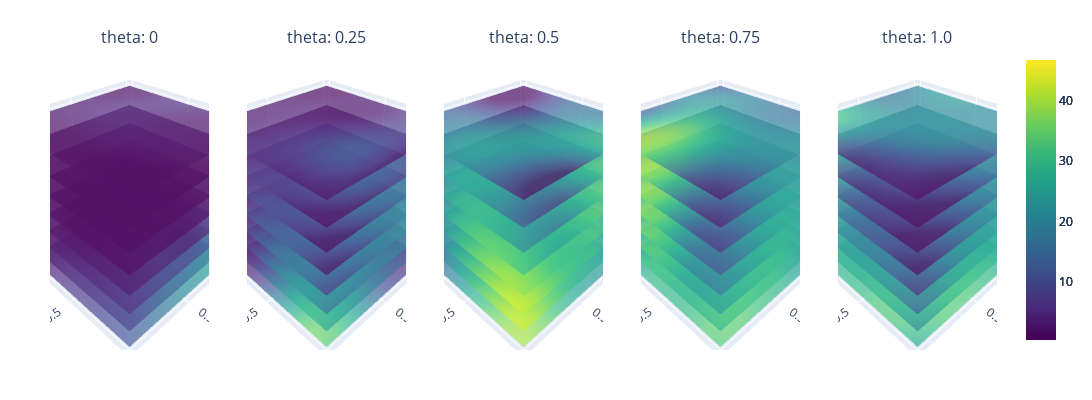

Notebook code for this chart:
### Code cell
# 1. Define the bounds for the GP model
dtype = torch.float32
original_bounds = torch.tensor([[x_all[:,0].min(), x_all[:,1].min(), x_all[:,2].min(), x_all[:,3].min()], [x_all[:,0].max(), x_all[:,1].max(), x_all[:,2].max(), x_all[:,3].max()]])
nx_all = normalize(x_all, bounds=original_bounds)
# 2. Create the GP model
gp_model = GaussianProcessModel(x_train = nx_all, y_train = y_all, yvar_train=yvar_all, bounds=original_bounds)

# 3. Define your slicing combination
variable_combinations = [('n', 'r', 't')]#('theta', 'r', 't'), ('n', 't', 'theta')

# 4. Instantiate the plotting utility
plotter = Plotting(gp_model, variable_combinations)

# 5. Define min/max range for colorbar
minmax = [torch.min(y_all), torch.max(y_all)]

# 6. Plot!
plotter.sliced_plotting(variable_combinations[0], minmax)

### Figure 1 — Plotly figure (JSON) as saved in the notebook; plotly's stock layout.template omitted (floating-point values rounded to 4 significant figures; data arrays with more than 128 entries replaced by an {"elided": "..."} marker saying what was removed)
{"data": [{"cmax": 46.71, "cmin": 0.4332, "colorscale": [[0, "#440154"], [0.1111, "#482878"], [0.2222, "#3e4989"], [0.3333, "#31688e"], [0.4444, "#26828e"], [0.5556, "#1f9e89"], [0.6667, "#35b779"], [0.7778, "#6ece58"], [0.8889, "#b5de2b"], [1, "#fde725"]], "opacity": 0.7, "scene": "scene", "showscale": true, "surfacecolor": {"elided": "20x20 float values"}, "type": "surface", "x": {"elided": "20x20 float values"}, "y": {"elided": "20x20 float values"}, "z": {"elided": "20x20 float values"}}, {"cmax": 46.71, "cmin": 0.4332, "colorscale": [[0, "#440154"], [0.1111, "#482878"], [0.2222, "#3e4989"], [0.3333, "#31688e"], [0.4444, "#26828e"], [0.5556, "#1f9e89"], [0.6667, "#35b779"], [0.7778, "#6ece58"], [0.8889, "#b5de2b"], [1, "#fde725"]], "opacity": 0.7, "scene": "scene2", "showscale": true, "surfacecolor": {"elided": "20x20 float values"}, "type": "surface", "x": {"elided": "20x20 float values"}, "y": {"elided": "20x20 float values"}, "z": {"elided": "20x20 float values"}}, {"cmax": 46.71, "cmin": 0.4332, "colorscale": [[0, "#440154"], [0.1111, "#482878"], [0.2222, "#3e4989"], [0.3333, "#31688e"], [0.4444, "#26828e"], [0.5556, "#1f9e89"], [0.6667, "#35b779"], [0.7778, "#6ece58"], [0.8889, "#b5de2b"], [1, "#fde725"]], "opacity": 0.7, "scene": "scene3", "showscale": true, "surfacecolor": {"elided": "20x20 float values"}, "type": "surface", "x": {"elided": "20x20 float values"}, "y": {"elided": "20x20 float values"}, "z": {"elided": "20x20 float values"}}, {"cmax": 46.71, "cmin": 0.4332, "colorscale": [[0, "#440154"], [0.1111, "#482878"], [0.2222, "#3e4989"], [0.3333, "#31688e"], [0.4444, "#26828e"], [0.5556, "#1f9e89"], [0.6667, "#35b779"], [0.7778, "#6ece58"], [0.8889, "#b5de2b"], [1, "#fde725"]], "opacity": 0.7, "scene": "scene4", "showscale": true, "surfacecolor": {"elided": "20x20 float values"}, "type": "surface", "x": {"elided": "20x20 float values"}, "y": {"elided": "20x20 float values"}, "z": {"elided": "20x20 float values"}}, {"cmax": 46.71, "cmin": 0.4332, "colorscale": [[0, "#440154"], [0.1111, "#482878"], [0.2222, "#3e4989"], [0.3333, "#31688e"], [0.4444, "#26828e"], [0.5556, "#1f9e89"], [0.6667, "#35b779"], [0.7778, "#6ece58"], [0.8889, "#b5de2b"], [1, "#fde725"]], "opacity": 0.7, "scene": "scene5", "showscale": true, "surfacecolor": {"elided": "20x20 float values"}, "type": "surface", "x": {"elided": "20x20 float values"}, "y": {"elided": "20x20 float values"}, "z": {"elided": "20x20 float values"}}, {"cmax": 46.71, "cmin": 0.4332, "colorscale": [[0, "#440154"], [0.1111, "#482878"], [0.2222, "#3e4989"], [0.3333, "#31688e"], [0.4444, "#26828e"], [0.5556, "#1f9e89"], [0.6667, "#35b779"], [0.7778, "#6ece58"], [0.8889, "#b5de2b"], [1, "#fde725"]], "opacity": 0.7, "scene": "scene", "showscale": false, "surfacecolor": {"elided": "20x20 float values"}, "type": "surface", "x": {"elided": "20x20 float values"}, "y": {"elided": "20x20 float values"}, "z": {"elided": "20x20 float values"}}, {"cmax": 46.71, "cmin": 0.4332, "colorscale": [[0, "#440154"], [0.1111, "#482878"], [0.2222, "#3e4989"], [0.3333, "#31688e"], [0.4444, "#26828e"], [0.5556, "#1f9e89"], [0.6667, "#35b779"], [0.7778, "#6ece58"], [0.8889, "#b5de2b"], [1, "#fde725"]], "opacity": 0.7, "scene": "scene2", "showscale": false, "surfacecolor": {"elided": "20x20 float values"}, "type": "surface", "x": {"elided": "20x20 float values"}, "y": {"elided": "20x20 float values"}, "z": {"elided": "20x20 float values"}}, {"cmax": 46.71, "cmin": 0.4332, "colorscale": [[0, "#440154"], [0.1111, "#482878"], [0.2222, "#3e4989"], [0.3333, "#31688e"], [0.4444, "#26828e"], [0.5556, "#1f9e89"], [0.6667, "#35b779"], [0.7778, "#6ece58"], [0.8889, "#b5de2b"], [1, "#fde725"]], "opacity": 0.7, "scene": "scene3", "showscale": false, "surfacecolor": {"elided": "20x20 float values"}, "type": "surface", "x": {"elided": "20x20 float values"}, "y": {"elided": "20x20 float values"}, "z": {"elided": "20x20 float values"}}, {"cmax": 46.71, "cmin": 0.4332, "colorscale": [[0, "#440154"], [0.1111, "#482878"], [0.2222, "#3e4989"], [0.3333, "#31688e"], [0.4444, "#26828e"], [0.5556, "#1f9e89"], [0.6667, "#35b779"], [0.7778, "#6ece58"], [0.8889, "#b5de2b"], [1, "#fde725"]], "opacity": 0.7, "scene": "scene4", "showscale": false, "surfacecolor": {"elided": "20x20 float values"}, "type": "surface", "x": {"elided": "20x20 float values"}, "y": {"elided": "20x20 float values"}, "z": {"elided": "20x20 float values"}}, {"cmax": 46.71, "cmin": 0.4332, "colorscale": [[0, "#440154"], [0.1111, "#482878"], [0.2222, "#3e4989"], [0.3333, "#31688e"], [0.4444, "#26828e"], [0.5556, "#1f9e89"], [0.6667, "#35b779"], [0.7778, "#6ece58"], [0.8889, "#b5de2b"], [1, "#fde725"]], "opacity": 0.7, "scene": "scene5", "showscale": false, "surfacecolor": {"elided": "20x20 float values"}, "type": "surface", "x": {"elided": "20x20 float values"}, "y": {"elided": "20x20 float values"}, "z": {"elided": "20x20 float values"}}, {"cmax": 46.71, "cmin": 0.4332, "colorscale": [[0, "#440154"], [0.1111, "#482878"], [0.2222, "#3e4989"], [0.3333, "#31688e"], [0.4444, "#26828e"], [0.5556, "#1f9e89"], [0.6667, "#35b779"], [0.7778, "#6ece58"], [0.8889, "#b5de2b"], [1, "#fde725"]], "opacity": 0.7, "scene": "scene", "showscale": false, "surfacecolor": {"elided": "20x20 float values"}, "type": "surface", "x": {"elided": "20x20 float values"}, "y": {"elided": "20x20 float values"}, "z": {"elided": "20x20 float values"}}, {"cmax": 46.71, "cmin": 0.4332, "colorscale": [[0, "#440154"], [0.1111, "#482878"], [0.2222, "#3e4989"], [0.3333, "#31688e"], [0.4444, "#26828e"], [0.5556, "#1f9e89"], [0.6667, "#35b779"], [0.7778, "#6ece58"], [0.8889, "#b5de2b"], [1, "#fde725"]], "opacity": 0.7, "scene": "scene2", "showscale": false, "surfacecolor": {"elided": "20x20 float values"}, "type": "surface", "x": {"elided": "20x20 float values"}, "y": {"elided": "20x20 float values"}, "z": {"elided": "20x20 float values"}}, {"cmax": 46.71, "cmin": 0.4332, "colorscale": [[0, "#440154"], [0.1111, "#482878"], [0.2222, "#3e4989"], [0.3333, "#31688e"], [0.4444, "#26828e"], [0.5556, "#1f9e89"], [0.6667, "#35b779"], [0.7778, "#6ece58"], [0.8889, "#b5de2b"], [1, "#fde725"]], "opacity": 0.7, "scene": "scene3", "showscale": false, "surfacecolor": {"elided": "20x20 float values"}, "type": "surface", "x": {"elided": "20x20 float values"}, "y": {"elided": "20x20 float values"}, "z": {"elided": "20x20 float values"}}, {"cmax": 46.71, "cmin": 0.4332, "colorscale": [[0, "#440154"], [0.1111, "#482878"], [0.2222, "#3e4989"], [0.3333, "#31688e"], [0.4444, "#26828e"], [0.5556, "#1f9e89"], [0.6667, "#35b779"], [0.7778, "#6ece58"], [0.8889, "#b5de2b"], [1, "#fde725"]], "opacity": 0.7, "scene": "scene4", "showscale": false, "surfacecolor": {"elided": "20x20 float values"}, "type": "surface", "x": {"elided": "20x20 float values"}, "y": {"elided": "20x20 float values"}, "z": {"elided": "20x20 float values"}}, {"cmax": 46.71, "cmin": 0.4332, "colorscale": [[0, "#440154"], [0.1111, "#482878"], [0.2222, "#3e4989"], [0.3333, "#31688e"], [0.4444, "#26828e"], [0.5556, "#1f9e89"], [0.6667, "#35b779"], [0.7778, "#6ece58"], [0.8889, "#b5de2b"], [1, "#fde725"]], "opacity": 0.7, "scene": "scene5", "showscale": false, "surfacecolor": {"elided": "20x20 float values"}, "type": "surface", "x": {"elided": "20x20 float values"}, "y": {"elided": "20x20 float values"}, "z": {"elided": "20x20 float values"}}, {"cmax": 46.71, "cmin": 0.4332, "colorscale": [[0, "#440154"], [0.1111, "#482878"], [0.2222, "#3e4989"], [0.3333, "#31688e"], [0.4444, "#26828e"], [0.5556, "#1f9e89"], [0.6667, "#35b779"], [0.7778, "#6ece58"], [0.8889, "#b5de2b"], [1, "#fde725"]], "opacity": 0.7, "scene": "scene", "showscale": false, "surfacecolor": {"elided": "20x20 float values"}, "type": "surface", "x": {"elided": "20x20 float values"}, "y": {"elided": "20x20 float values"}, "z": {"elided": "20x20 float values"}}, {"cmax": 46.71, "cmin": 0.4332, "colorscale": [[0, "#440154"], [0.1111, "#482878"], [0.2222, "#3e4989"], [0.3333, "#31688e"], [0.4444, "#26828e"], [0.5556, "#1f9e89"], [0.6667, "#35b779"], [0.7778, "#6ece58"], [0.8889, "#b5de2b"], [1, "#fde725"]], "opacity": 0.7, "scene": "scene2", "showscale": false, "surfacecolor": {"elided": "20x20 float values"}, "type": "surface", "x": {"elided": "20x20 float values"}, "y": {"elided": "20x20 float values"}, "z": {"elided": "20x20 float values"}}, {"cmax": 46.71, "cmin": 0.4332, "colorscale": [[0, "#440154"], [0.1111, "#482878"], [0.2222, "#3e4989"], [0.3333, "#31688e"], [0.4444, "#26828e"], [0.5556, "#1f9e89"], [0.6667, "#35b779"], [0.7778, "#6ece58"], [0.8889, "#b5de2b"], [1, "#fde725"]], "opacity": 0.7, "scene": "scene3", "showscale": false, "surfacecolor": {"elided": "20x20 float values"}, "type": "surface", "x": {"elided": "20x20 float values"}, "y": {"elided": "20x20 float values"}, "z": {"elided": "20x20 float values"}}, {"cmax": 46.71, "cmin": 0.4332, "colorscale": [[0, "#440154"], [0.1111, "#482878"], [0.2222, "#3e4989"], [0.3333, "#31688e"], [0.4444, "#26828e"], [0.5556, "#1f9e89"], [0.6667, "#35b779"], [0.7778, "#6ece58"], [0.8889, "#b5de2b"], [1, "#fde725"]], "opacity": 0.7, "scene": "scene4", "showscale": false, "surfacecolor": {"elided": "20x20 float values"}, "type": "surface", "x": {"elided": "20x20 float values"}, "y": {"elided": "20x20 float values"}, "z": {"elided": "20x20 float values"}}, {"cmax": 46.71, "cmin": 0.4332, "colorscale": [[0, "#440154"], [0.1111, "#482878"], [0.2222, "#3e4989"], [0.3333, "#31688e"], [0.4444, "#26828e"], [0.5556, "#1f9e89"], [0.6667, "#35b779"], [0.7778, "#6ece58"], [0.8889, "#b5de2b"], [1, "#fde725"]], "opacity": 0.7, "scene": "scene5", "showscale": false, "surfacecolor": {"elided": "20x20 float values"}, "type": "surface", "x": {"elided": "20x20 float values"}, "y": {"elided": "20x20 float values"}, "z": {"elided": "20x20 float values"}}, {"cmax": 46.71, "cmin": 0.4332, "colorscale": [[0, "#440154"], [0.1111, "#482878"], [0.2222, "#3e4989"], [0.3333, "#31688e"], [0.4444, "#26828e"], [0.5556, "#1f9e89"], [0.6667, "#35b779"], [0.7778, "#6ece58"], [0.8889, "#b5de2b"], [1, "#fde725"]], "opacity": 0.7, "scene": "scene", "showscale": false, "surfacecolor": {"elided": "20x20 float values"}, "type": "surface", "x": {"elided": "20x20 float values"}, "y": {"elided": "20x20 float values"}, "z": {"elided": "20x20 float values"}}, {"cmax": 46.71, "cmin": 0.4332, "colorscale": [[0, "#440154"], [0.1111, "#482878"], [0.2222, "#3e4989"], [0.3333, "#31688e"], [0.4444, "#26828e"], [0.5556, "#1f9e89"], [0.6667, "#35b779"], [0.7778, "#6ece58"], [0.8889, "#b5de2b"], [1, "#fde725"]], "opacity": 0.7, "scene": "scene2", "showscale": false, "surfacecolor": {"elided": "20x20 float values"}, "type": "surface", "x": {"elided": "20x20 float values"}, "y": {"elided": "20x20 float values"}, "z": {"elided": "20x20 float values"}}, {"cmax": 46.71, "cmin": 0.4332, "colorscale": [[0, "#440154"], [0.1111, "#482878"], [0.2222, "#3e4989"], [0.3333, "#31688e"], [0.4444, "#26828e"], [0.5556, "#1f9e89"], [0.6667, "#35b779"], [0.7778, "#6ece58"], [0.8889, "#b5de2b"], [1, "#fde725"]], "opacity": 0.7, "scene": "scene3", "showscale": false, "surfacecolor": {"elided": "20x20 float values"}, "type": "surface", "x": {"elided": "20x20 float values"}, "y": {"elided": "20x20 float values"}, "z": {"elided": "20x20 float values"}}, {"cmax": 46.71, "cmin": 0.4332, "colorscale": [[0, "#440154"], [0.1111, "#482878"], [0.2222, "#3e4989"], [0.3333, "#31688e"], [0.4444, "#26828e"], [0.5556, "#1f9e89"], [0.6667, "#35b779"], [0.7778, "#6ece58"], [0.8889, "#b5de2b"], [1, "#fde725"]], "opacity": 0.7, "scene": "scene4", "showscale": false, "surfacecolor": {"elided": "20x20 float values"}, "type": "surface", "x": {"elided": "20x20 float values"}, "y": {"elided": "20x20 float values"}, "z": {"elided": "20x20 float values"}}, {"cmax": 46.71, "cmin": 0.4332, "colorscale": [[0, "#440154"], [0.1111, "#482878"], [0.2222, "#3e4989"], [0.3333, "#31688e"], [0.4444, "#26828e"], [0.5556, "#1f9e89"], [0.6667, "#35b779"], [0.7778, "#6ece58"], [0.8889, "#b5de2b"], [1, "#fde725"]], "opacity": 0.7, "scene": "scene5", "showscale": false, "surfacecolor": {"elided": "20x20 float values"}, "type": "surface", "x": {"elided": "20x20 float values"}, "y": {"elided": "20x20 float values"}, "z": {"elided": "20x20 float values"}}, {"cmax": 46.71, "cmin": 0.4332, "colorscale": [[0, "#440154"], [0.1111, "#482878"], [0.2222, "#3e4989"], [0.3333, "#31688e"], [0.4444, "#26828e"], [0.5556, "#1f9e89"], [0.6667, "#35b779"], [0.7778, "#6ece58"], [0.8889, "#b5de2b"], [1, "#fde725"]], "opacity": 0.7, "scene": "scene", "showscale": false, "surfacecolor": {"elided": "20x20 float values"}, "type": "surface", "x": {"elided": "20x20 float values"}, "y": {"elided": "20x20 float values"}, "z": {"elided": "20x20 float values"}}, {"cmax": 46.71, "cmin": 0.4332, "colorscale": [[0, "#440154"], [0.1111, "#482878"], [0.2222, "#3e4989"], [0.3333, "#31688e"], [0.4444, "#26828e"], [0.5556, "#1f9e89"], [0.6667, "#35b779"], [0.7778, "#6ece58"], [0.8889, "#b5de2b"], [1, "#fde725"]], "opacity": 0.7, "scene": "scene2", "showscale": false, "surfacecolor": {"elided": "20x20 float values"}, "type": "surface", "x": {"elided": "20x20 float values"}, "y": {"elided": "20x20 float values"}, "z": {"elided": "20x20 float values"}}, {"cmax": 46.71, "cmin": 0.4332, "colorscale": [[0, "#440154"], [0.1111, "#482878"], [0.2222, "#3e4989"], [0.3333, "#31688e"], [0.4444, "#26828e"], [0.5556, "#1f9e89"], [0.6667, "#35b779"], [0.7778, "#6ece58"], [0.8889, "#b5de2b"], [1, "#fde725"]], "opacity": 0.7, "scene": "scene3", "showscale": false, "surfacecolor": {"elided": "20x20 float values"}, "type": "surface", "x": {"elided": "20x20 float values"}, "y": {"elided": "20x20 float values"}, "z": {"elided": "20x20 float values"}}, {"cmax": 46.71, "cmin": 0.4332, "colorscale": [[0, "#440154"], [0.1111, "#482878"], [0.2222, "#3e4989"], [0.3333, "#31688e"], [0.4444, "#26828e"], [0.5556, "#1f9e89"], [0.6667, "#35b779"], [0.7778, "#6ece58"], [0.8889, "#b5de2b"], [1, "#fde725"]], "opacity": 0.7, "scene": "scene4", "showscale": false, "surfacecolor": {"elided": "20x20 float values"}, "type": "surface", "x": {"elided": "20x20 float values"}, "y": {"elided": "20x20 float values"}, "z": {"elided": "20x20 float values"}}, {"cmax": 46.71, "cmin": 0.4332, "colorscale": [[0, "#440154"], [0.1111, "#482878"], [0.2222, "#3e4989"], [0.3333, "#31688e"], [0.4444, "#26828e"], [0.5556, "#1f9e89"], [0.6667, "#35b779"], [0.7778, "#6ece58"], [0.8889, "#b5de2b"], [1, "#fde725"]], "opacity": 0.7, "scene": "scene5", "showscale": false, "surfacecolor": {"elided": "20x20 float values"}, "type": "surface", "x": {"elided": "20x20 float values"}, "y": {"elided": "20x20 float values"}, "z": {"elided": "20x20 float values"}}, {"cmax": 46.71, "cmin": 0.4332, "colorscale": [[0, "#440154"], [0.1111, "#482878"], [0.2222, "#3e4989"], [0.3333, "#31688e"], [0.4444, "#26828e"], [0.5556, "#1f9e89"], [0.6667, "#35b779"], [0.7778, "#6ece58"], [0.8889, "#b5de2b"], [1, "#fde725"]], "opacity": 0.7, "scene": "scene", "showscale": false, "surfacecolor": {"elided": "20x20 float values"}, "type": "surface", "x": {"elided": "20x20 float values"}, "y": {"elided": "20x20 float values"}, "z": {"elided": "20x20 float values"}}, {"cmax": 46.71, "cmin": 0.4332, "colorscale": [[0, "#440154"], [0.1111, "#482878"], [0.2222, "#3e4989"], [0.3333, "#31688e"], [0.4444, "#26828e"], [0.5556, "#1f9e89"], [0.6667, "#35b779"], [0.7778, "#6ece58"], [0.8889, "#b5de2b"], [1, "#fde725"]], "opacity": 0.7, "scene": "scene2", "showscale": false, "surfacecolor": {"elided": "20x20 float values"}, "type": "surface", "x": {"elided": "20x20 float values"}, "y": {"elided": "20x20 float values"}, "z": {"elided": "20x20 float values"}}, {"cmax": 46.71, "cmin": 0.4332, "colorscale": [[0, "#440154"], [0.1111, "#482878"], [0.2222, "#3e4989"], [0.3333, "#31688e"], [0.4444, "#26828e"], [0.5556, "#1f9e89"], [0.6667, "#35b779"], [0.7778, "#6ece58"], [0.8889, "#b5de2b"], [1, "#fde725"]], "opacity": 0.7, "scene": "scene3", "showscale": false, "surfacecolor": {"elided": "20x20 float values"}, "type": "surface", "x": {"elided": "20x20 float values"}, "y": {"elided": "20x20 float values"}, "z": {"elided": "20x20 float values"}}, {"cmax": 46.71, "cmin": 0.4332, "colorscale": [[0, "#440154"], [0.1111, "#482878"], [0.2222, "#3e4989"], [0.3333, "#31688e"], [0.4444, "#26828e"], [0.5556, "#1f9e89"], [0.6667, "#35b779"], [0.7778, "#6ece58"], [0.8889, "#b5de2b"], [1, "#fde725"]], "opacity": 0.7, "scene": "scene4", "showscale": false, "surfacecolor": {"elided": "20x20 float values"}, "type": "surface", "x": {"elided": "20x20 float values"}, "y": {"elided": "20x20 float values"}, "z": {"elided": "20x20 float values"}}, {"cmax": 46.71, "cmin": 0.4332, "colorscale": [[0, "#440154"], [0.1111, "#482878"], [0.2222, "#3e4989"], [0.3333, "#31688e"], [0.4444, "#26828e"], [0.5556, "#1f9e89"], [0.6667, "#35b779"], [0.7778, "#6ece58"], [0.8889, "#b5de2b"], [1, "#fde725"]], "opacity": 0.7, "scene": "scene5", "showscale": false, "surfacecolor": {"elided": "20x20 float values"}, "type": "surface", "x": {"elided": "20x20 float values"}, "y": {"elided": "20x20 float values"}, "z": {"elided": "20x20 float values"}}, {"cmax": 46.71, "cmin": 0.4332, "colorscale": [[0, "#440154"], [0.1111, "#482878"], [0.2222, "#3e4989"], [0.3333, "#31688e"], [0.4444, "#26828e"], [0.5556, "#1f9e89"], [0.6667, "#35b779"], [0.7778, "#6ece58"], [0.8889, "#b5de2b"], [1, "#fde725"]], "opacity": 0.7, "scene": "scene", "showscale": false, "surfacecolor": {"elided": "20x20 float values"}, "type": "surface", "x": {"elided": "20x20 float values"}, "y": {"elided": "20x20 float values"}, "z": {"elided": "20x20 float values"}}, {"cmax": 46.71, "cmin": 0.4332, "colorscale": [[0, "#440154"], [0.1111, "#482878"], [0.2222, "#3e4989"], [0.3333, "#31688e"], [0.4444, "#26828e"], [0.5556, "#1f9e89"], [0.6667, "#35b779"], [0.7778, "#6ece58"], [0.8889, "#b5de2b"], [1, "#fde725"]], "opacity": 0.7, "scene": "scene2", "showscale": false, "surfacecolor": {"elided": "20x20 float values"}, "type": "surface", "x": {"elided": "20x20 float values"}, "y": {"elided": "20x20 float values"}, "z": {"elided": "20x20 float values"}}, {"cmax": 46.71, "cmin": 0.4332, "colorscale": [[0, "#440154"], [0.1111, "#482878"], [0.2222, "#3e4989"], [0.3333, "#31688e"], [0.4444, "#26828e"], [0.5556, "#1f9e89"], [0.6667, "#35b779"], [0.7778, "#6ece58"], [0.8889, "#b5de2b"], [1, "#fde725"]], "opacity": 0.7, "scene": "scene3", "showscale": false, "surfacecolor": {"elided": "20x20 float values"}, "type": "surface", "x": {"elided": "20x20 float values"}, "y": {"elided": "20x20 float values"}, "z": {"elided": "20x20 float values"}}, {"cmax": 46.71, "cmin": 0.4332, "colorscale": [[0, "#440154"], [0.1111, "#482878"], [0.2222, "#3e4989"], [0.3333, "#31688e"], [0.4444, "#26828e"], [0.5556, "#1f9e89"], [0.6667, "#35b779"], [0.7778, "#6ece58"], [0.8889, "#b5de2b"], [1, "#fde725"]], "opacity": 0.7, "scene": "scene4", "showscale": false, "surfacecolor": {"elided": "20x20 float values"}, "type": "surface", "x": {"elided": "20x20 float values"}, "y": {"elided": "20x20 float values"}, "z": {"elided": "20x20 float values"}}, {"cmax": 46.71, "cmin": 0.4332, "colorscale": [[0, "#440154"], [0.1111, "#482878"], [0.2222, "#3e4989"], [0.3333, "#31688e"], [0.4444, "#26828e"], [0.5556, "#1f9e89"], [0.6667, "#35b779"], [0.7778, "#6ece58"], [0.8889, "#b5de2b"], [1, "#fde725"]], "opacity": 0.7, "scene": "scene5", "showscale": false, "surfacecolor": {"elided": "20x20 float values"}, "type": "surface", "x": {"elided": "20x20 float values"}, "y": {"elided": "20x20 float values"}, "z": {"elided": "20x20 float values"}}], "layout": {"annotations": [{"font": {"size": 16}, "showarrow": false, "text": "theta: 0", "x": 0.084, "xanchor": "center", "xref": "paper", "y": 1, "yanchor": "bottom", "yref": "paper"}, {"font": {"size": 16}, "showarrow": false, "text": "theta: 0.25", "x": 0.292, "xanchor": "center", "xref": "paper", "y": 1, "yanchor": "bottom", "yref": "paper"}, {"font": {"size": 16}, "showarrow": false, "text": "theta: 0.5", "x": 0.5, "xanchor": "center", "xref": "paper", "y": 1, "yanchor": "bottom", "yref": "paper"}, {"font": {"size": 16}, "showarrow": false, "text": "theta: 0.75", "x": 0.708, "xanchor": "center", "xref": "paper", "y": 1, "yanchor": "bottom", "yref": "paper"}, {"font": {"size": 16}, "showarrow": false, "text": "theta: 1.0", "x": 0.916, "xanchor": "center", "xref": "paper", "y": 1, "yanchor": "bottom", "yref": "paper"}], "height": 400, "margin": {"b": 50, "l": 50, "r": 50, "t": 50}, "scene": {"domain": {"x": [0, 0.168], "y": [0, 1]}, "xaxis": {"title": {"text": "n"}}, "yaxis": {"title": {"text": "r"}}, "zaxis": {"title": {"text": "t"}}}, "scene2": {"domain": {"x": [0.208, 0.376], "y": [0, 1]}, "xaxis": {"title": {"text": "n"}}, "yaxis": {"title": {"text": "r"}}, "zaxis": {"title": {"text": "t"}}}, "scene3": {"domain": {"x": [0.416, 0.584], "y": [0, 1]}, "xaxis": {"title": {"text": "n"}}, "yaxis": {"title": {"text": "r"}}, "zaxis": {"title": {"text": "t"}}}, "scene4": {"domain": {"x": [0.624, 0.792], "y": [0, 1]}, "xaxis": {"title": {"text": "n"}}, "yaxis": {"title": {"text": "r"}}, "zaxis": {"title": {"text": "t"}}}, "scene5": {"domain": {"x": [0.832, 1], "y": [0, 1]}, "xaxis": {"title": {"text": "n"}}, "yaxis": {"title": {"text": "r"}}, "zaxis": {"title": {"text": "t"}}}, "width": 1300}}
